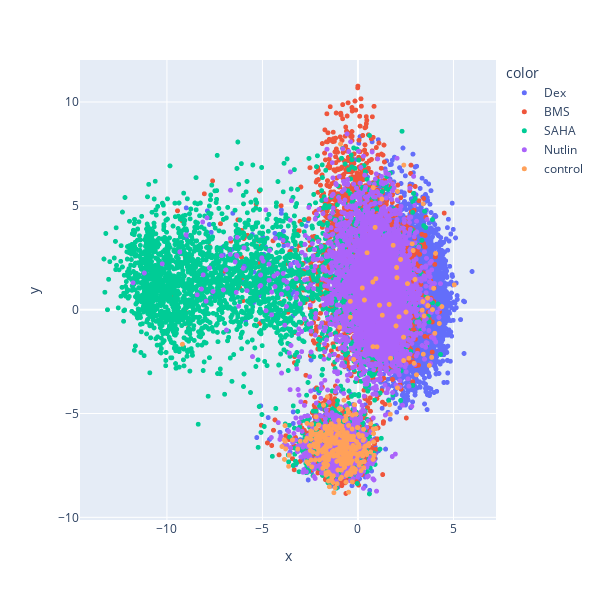
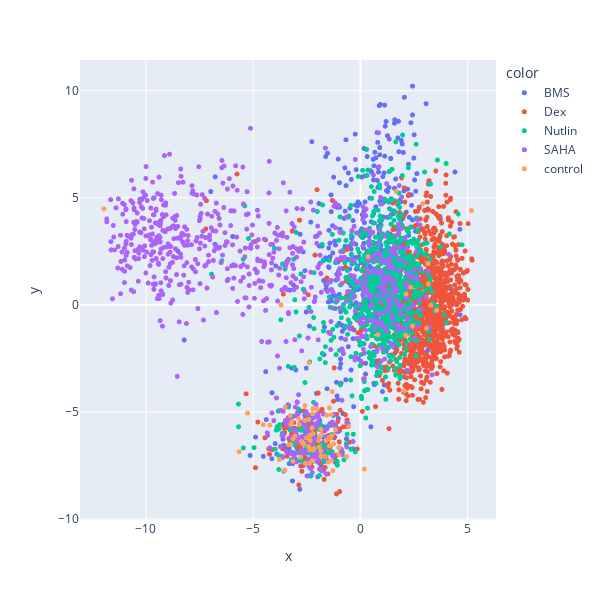

The notebook cell saved with these charts, in order:
### Markdown cell above
## Visualize

### Code cell
for pdata in [train_dataset.adata, val_dataset.adata]:
    sc.pp.pca(pdata, n_comps=2)
    fig = px.scatter(
        x=pdata.obsm["X_pca"][:, 0],
        y=pdata.obsm["X_pca"][:, 1],
        color=pdata.obs[class_key],
        width=600,
        height=600,
    )
    fig.update_traces(marker=dict(size=5))
    fig.show()

### Figure 1 — Plotly figure (JSON) as saved in the notebook; plotly's stock layout.template omitted (floating-point values rounded to 4 significant figures; data arrays with more than 128 entries replaced by an {"elided": "..."} marker saying what was removed)
{"data": [{"hovertemplate": "color=Dex<br>x=%{x}<br>y=%{y}<extra></extra>", "legendgroup": "Dex", "marker": {"color": "#636efa", "size": 5, "symbol": "circle"}, "mode": "markers", "name": "Dex", "showlegend": true, "type": "scattergl", "x": {"elided": "5635 float values"}, "xaxis": "x", "y": {"elided": "5635 float values"}, "yaxis": "y"}, {"hovertemplate": "color=BMS<br>x=%{x}<br>y=%{y}<extra></extra>", "legendgroup": "BMS", "marker": {"color": "#EF553B", "size": 5, "symbol": "circle"}, "mode": "markers", "name": "BMS", "showlegend": true, "type": "scattergl", "x": {"elided": "2922 float values"}, "xaxis": "x", "y": {"elided": "2922 float values"}, "yaxis": "y"}, {"hovertemplate": "color=SAHA<br>x=%{x}<br>y=%{y}<extra></extra>", "legendgroup": "SAHA", "marker": {"color": "#00cc96", "size": 5, "symbol": "circle"}, "mode": "markers", "name": "SAHA", "showlegend": true, "type": "scattergl", "x": {"elided": "3921 float values"}, "xaxis": "x", "y": {"elided": "3921 float values"}, "yaxis": "y"}, {"hovertemplate": "color=Nutlin<br>x=%{x}<br>y=%{y}<extra></extra>", "legendgroup": "Nutlin", "marker": {"color": "#ab63fa", "size": 5, "symbol": "circle"}, "mode": "markers", "name": "Nutlin", "showlegend": true, "type": "scattergl", "x": {"elided": "4135 float values"}, "xaxis": "x", "y": {"elided": "4135 float values"}, "yaxis": "y"}, {"hovertemplate": "color=control<br>x=%{x}<br>y=%{y}<extra></extra>", "legendgroup": "control", "marker": {"color": "#FFA15A", "size": 5, "symbol": "circle"}, "mode": "markers", "name": "control", "showlegend": true, "type": "scattergl", "x": {"elided": "370 float values"}, "xaxis": "x", "y": {"elided": "370 float values"}, "yaxis": "y"}], "layout": {"height": 600, "legend": {"title": {"text": "color"}, "tracegroupgap": 0}, "margin": {"t": 60}, "width": 600, "xaxis": {"anchor": "y", "domain": [0, 1], "title": {"text": "x"}}, "yaxis": {"anchor": "x", "domain": [0, 1], "title": {"text": "y"}}}}

### Figure 2 — Plotly figure (JSON) as saved in the notebook; plotly's stock layout.template omitted (floating-point values rounded to 4 significant figures; data arrays with more than 128 entries replaced by an {"elided": "..."} marker saying what was removed)
{"data": [{"hovertemplate": "color=BMS<br>x=%{x}<br>y=%{y}<extra></extra>", "legendgroup": "BMS", "marker": {"color": "#636efa", "size": 5, "symbol": "circle"}, "mode": "markers", "name": "BMS", "showlegend": true, "type": "scattergl", "x": {"elided": "629 float values"}, "xaxis": "x", "y": {"elided": "629 float values"}, "yaxis": "y"}, {"hovertemplate": "color=Dex<br>x=%{x}<br>y=%{y}<extra></extra>", "legendgroup": "Dex", "marker": {"color": "#EF553B", "size": 5, "symbol": "circle"}, "mode": "markers", "name": "Dex", "showlegend": true, "type": "scattergl", "x": {"elided": "1202 float values"}, "xaxis": "x", "y": {"elided": "1202 float values"}, "yaxis": "y"}, {"hovertemplate": "color=Nutlin<br>x=%{x}<br>y=%{y}<extra></extra>", "legendgroup": "Nutlin", "marker": {"color": "#00cc96", "size": 5, "symbol": "circle"}, "mode": "markers", "name": "Nutlin", "showlegend": true, "type": "scattergl", "x": {"elided": "922 float values"}, "xaxis": "x", "y": {"elided": "922 float values"}, "yaxis": "y"}, {"hovertemplate": "color=SAHA<br>x=%{x}<br>y=%{y}<extra></extra>", "legendgroup": "SAHA", "marker": {"color": "#ab63fa", "size": 5, "symbol": "circle"}, "mode": "markers", "name": "SAHA", "showlegend": true, "type": "scattergl", "x": {"elided": "801 float values"}, "xaxis": "x", "y": {"elided": "801 float values"}, "yaxis": "y"}, {"hovertemplate": "color=control<br>x=%{x}<br>y=%{y}<extra></extra>", "legendgroup": "control", "marker": {"color": "#FFA15A", "size": 5, "symbol": "circle"}, "mode": "markers", "name": "control", "showlegend": true, "type": "scattergl", "x": [-1.839, -2.338, -2.585, 2.125, -3.136, -2.846, -1.839, -2.232, 5.177, -1.256, -1.44, -2.505, -0.9799, -1.281, -4.221, -2.634, -2.378, -3.507, 2.902, -2.365, -3.043, 2.431, 0.3621, -3.773, -1.941, -1.438, -1.901, -1.843, 0.8161, 1.667, -1.913, 2.105, -1.604, -2.867, -2.198, -3.538, -2.229, -2.682, -1.647, -1.349, -2.208, -2.008, -1.493, -1.001, -1.341, 3.07, -3.244, 2.053, -0.5492, -1.161, -2.155, 3.168, -3.266, -5.652, -3.187, -3.341, -2.582, -2.791, -2.4, -2.57, -2.254, 0.1842, -1.311, -0.6486, 3.558, -1.334, -4.525, -1.4, -2.417, 3.153, -1.445, -2.352, -1.571, -3.235, -2.41, -2.215, -5.261, -3.146, -2.353, -3.701, -11.96, -1.839, 3.287, -2.743, 2.35], "xaxis": "x", "y": [-6.088, -6.34, -5.398, 0.495, -6.255, -5.592, -7.063, -5.087, 4.402, -6.491, -4.817, -6.207, -6.666, -7.739, -5.616, -6.481, -7.398, -4.777, 4.72, -6.713, -6.13, -0.9877, 2.252, -7.223, -6.346, -6.592, -6.163, -6.839, -1.399, 5.306, -6.642, -1.417, -6.334, -5.318, -6.779, -7.723, -7.278, -6.494, -7.083, -5.129, -6.014, -4.866, -7.339, -7.003, -6.112, -1.097, -6.524, -4.016, -5.684, -5.824, -6.71, 0.9785, -5.176, -6.855, -5.444, -6.537, -4.703, -7.115, -2.711, -7.4, -5.76, -7.667, -4.052, -7.088, -0.2579, -7.273, -5.596, -6.237, -6.617, 1.928, -6.208, -6.773, -5.15, -5.579, -5.344, -4.845, -5.057, -7.307, -6.091, -0.00641, 4.48, -5.813, -0.0237, -6.38, 0.8191], "yaxis": "y"}], "layout": {"height": 600, "legend": {"title": {"text": "color"}, "tracegroupgap": 0}, "margin": {"t": 60}, "width": 600, "xaxis": {"anchor": "y", "domain": [0, 1], "title": {"text": "x"}}, "yaxis": {"anchor": "x", "domain": [0, 1], "title": {"text": "y"}}}}
